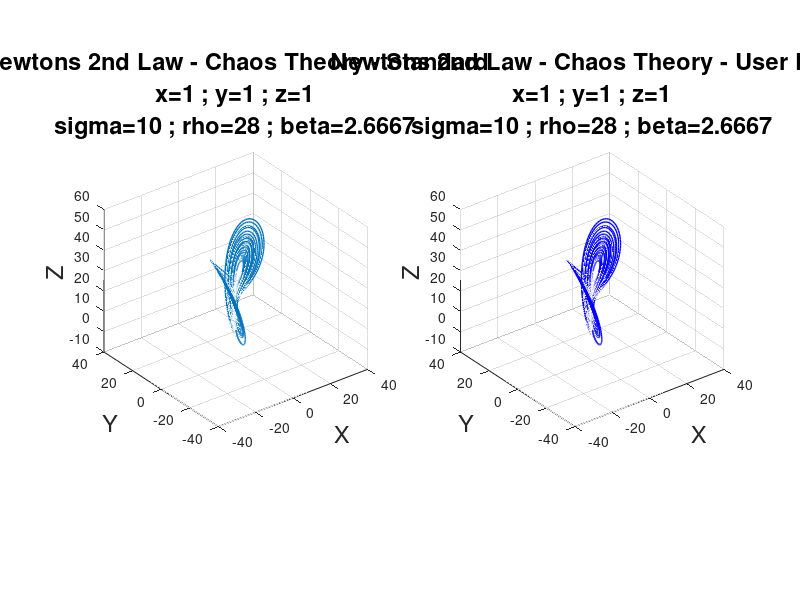

Here is the MATLAB script that generated this plot:
%Topic: Newtons 2nd Law, chaos theory

clear;                                                                          %resetting everything for good new start
%=====menu that lets user choose the mode of the programm=======================
CHOICE = menu ('Sigma, Rho, Beta', 'User Input', '20, 40, 16/3',...
               '5, 45, 8');                                                     %creating choices on menu
               
if CHOICE==1;                                                                   %showing input dialog only if user wants
%=====dialog box asking user for input==========================================
input = inputdlg ({"Enter the values for the simulation\nx", "\ny","\nz",...
                   "\nsigma","\nrho","\nbeta"},"Chaos Theory",[1,10;1,10;1,...
                   10;1,10;1,10;1,10],{"1","1","1","10","28","8/3"});           %getting user imput
endif;

%=====setting initial variables=================================================
dt=.005;                                                                        %interval of loop
limt=20000*dt;                                                                  %setting limit of loop

%=====creating figure===========================================================
figure('units','norm','position',[.1 .1 .8 .7],'color',[.9 .9 .9],...
       'name', "Newtons 2nd Law");                                              %Creating Window
a = axes('position',[.1 .1 .8 .8],'color',[1 1 1],'fontsize',[12]);             %Creating Axis

%=====declaring functions=======================================================
%===============================================================================

%=====declaring functions for velocity x========================================
function Vx=funX(x,y,z,sigma,rho,beta);
  Vx=sigma*(y-x);                             %speed x
endfunction;

%=====declaring function for velocity y=========================================
function Vy=funY(x,y,z,sigma,rho,beta);
  Vy=x*(rho-z)-y;                             %speed y
endfunction;

%=====declaring function for velocity z=========================================
function Vz=funZ(x,y,z,sigma,rho,beta);
  Vz=x*y-beta*z;                              %speed z
endfunction;

%===creating the left plot window===============================================
%===============================================================================
subplot(1,2,1);

%===setting variables===
k=1;                                                            
x=1;                                                            
y=1;                                                            
z=1;                                                            
sigma=10;                                                       
rho=28;                                                         
beta=8/3; 

%===setting up the coordinate system============================================                                                 
txt = ["Newtons 2nd Law - Chaos Theory - Standard\nx=" num2str(x) " ; y=" num2str(y) ...
       " ; z=" num2str(z) "\nsigma=" num2str(sigma) " ; rho=" num2str(rho) " ; beta=" ...
       num2str(beta) ];                                                         %preparing  title, stating variables
a : title (txt,'fontsize',[17]);                                                %titleing diagram
a : xlabel ("X",'fontsize',[17]);                                               %labeling y axis
a : ylabel ("Y",'fontsize',[17]);                                               %labeling x axis
a : zlabel ("Z",'fontsize',[17]);                                               %labeling z axis
axis('equal',[-40 40 -40 40 -10 60]);                                           %setting axis limits
view(3);                                                                        %settig viewing angle
grid on;                                                                        %turning on the grid
drawnow;                                                                        %drawing the system

%=====loop for time progression and graphing====================================
for t=0:dt:limt;                                                                %loop from 0 to limit with interval dt
  
  %=====X + Y + Z variable====================
  %---calculating k1---
  k1x=funX(x,y,z,sigma,rho,beta);
  k1y=funY(x,y,z,sigma,rho,beta);
  k1z=funZ(x,y,z,sigma,rho,beta);
    
  %---calculating k2---
  k2x=funX(x+k1x*dt/2,y+k1y*dt/2,z+k1z*dt/2,sigma,rho,beta);
  k2y=funY(x+k1x*dt/2,y+k1y*dt/2,z+k1z*dt/2,sigma,rho,beta);
  k2z=funZ(x+k1x*dt/2,y+k1y*dt/2,z+k1z*dt/2,sigma,rho,beta);
  
  %---calculating k3---
  k3x=funX(x+k2x*dt/2,y+k2y*dt/2,z+k2z*dt/2,sigma,rho,beta);
  k3y=funY(x+k2x*dt/2,y+k2y*dt/2,z+k2z*dt/2,sigma,rho,beta);
  k3z=funZ(x+k2x*dt/2,y+k2y*dt/2,z+k2z*dt/2,sigma,rho,beta);

  %---calculating k4---
  k4x=funX(x+k3x*dt,y+k3y*dt,z+k3z*dt,sigma,rho,beta);
  k4y=funY(x+k3x*dt,y+k3y*dt,z+k3z*dt,sigma,rho,beta);
  k4z=funZ(x+k3x*dt,y+k3y*dt,z+k3z*dt,sigma,rho,beta);
  
  %---calculating new x & y & z---
  x=x+(k1x+2*k2x+2*k3x+k4x)*dt/6;
  y=y+(k1y+2*k2y+2*k3y+k4y)*dt/6;
  z=z+(k1z+2*k2z+2*k3z+k4z)*dt/6;
  
  %==creating variable for line of y, x and z=
  X_path1(k)=x;
  Y_path1(k)=y;
  Z_path1(k)=z;
  k=k+1;
endfor;
h_path=line(X_path1,Y_path1,Z_path1,'linewidth',[1]);                           %drawing path
drawnow;                                                                        %really drawing path

%===creating the right plot window==============================================
%===============================================================================
subplot(1,2,2);
%===setting variables===
k=1;

if CHOICE==1;                                                                   %if user chose input, use it
  x=str2num(input{1});                                                          % x converted from user input
  y=str2num(input{2});                                                          % y converted from user input
  z=str2num(input{3});                                                          % z converted from user input
  sigma=str2num(input{4});                                                      %sigma converted from user input
  rho=str2num(input{5});                                                        %rho converted from user input
  beta=str2num(input{6});                                                       %beta converted from user input

elseif CHOICE==2;                                                               %if user chose 1 preset, use it
  x=1;
  y=1;
  z=1;
  sigma=20;
  rho=40;
  beta=16/3;

elseif CHOICE==3;                                                               %if user chose 2 preset, use it
  x=1;
  y=1;
  z=1;
  sigma=5;
  rho=45;
  beta=8,
endif;           

%===setting up the coordinate system============================================                                                   
txt = ["Newtons 2nd Law - Chaos Theory - User Input\nx=" num2str(x) " ; y=" num2str(y) ...
        " ; z=" num2str(z) "\nsigma=" num2str(sigma) " ; rho=" num2str(rho) " ; beta=" ...
        num2str(beta) ];                                                        %preparing  title, stating variables
a : title (txt,'fontsize',[17]);                                                %titleing diagram
a : xlabel ("X",'fontsize',[17]);                                               %labeling y axis
a : ylabel ("Y",'fontsize',[17]);                                               %labeling x axis
a : zlabel ("Z",'fontsize',[17]);                                               %labeling z axis
axis('equal',[-40 40 -40 40 -10 60]);                                           %setting axis limits
view(3);                                                                        %settig viewing angle
grid on;                                                                        %turning on the grid
drawnow;                                                                        %drawing the system

%=====loop for time progression and graphing====================================
for t=0:dt:limt;                                                                %loop from 0 to limit with interval dt
  
  %=====X + Y + Z variable====================
  %---calculating k1---
  k1x=funX(x,y,z,sigma,rho,beta);
  k1y=funY(x,y,z,sigma,rho,beta);
  k1z=funZ(x,y,z,sigma,rho,beta);
    
  %---calculating k2---
  k2x=funX(x+k1x*dt/2,y+k1y*dt/2,z+k1z*dt/2,sigma,rho,beta);
  k2y=funY(x+k1x*dt/2,y+k1y*dt/2,z+k1z*dt/2,sigma,rho,beta);
  k2z=funZ(x+k1x*dt/2,y+k1y*dt/2,z+k1z*dt/2,sigma,rho,beta);
  
  %---calculating k3---
  k3x=funX(x+k2x*dt/2,y+k2y*dt/2,z+k2z*dt/2,sigma,rho,beta);
  k3y=funY(x+k2x*dt/2,y+k2y*dt/2,z+k2z*dt/2,sigma,rho,beta);
  k3z=funZ(x+k2x*dt/2,y+k2y*dt/2,z+k2z*dt/2,sigma,rho,beta);

  %---calculating k4---
  k4x=funX(x+k3x*dt,y+k3y*dt,z+k3z*dt,sigma,rho,beta);
  k4y=funY(x+k3x*dt,y+k3y*dt,z+k3z*dt,sigma,rho,beta);
  k4z=funZ(x+k3x*dt,y+k3y*dt,z+k3z*dt,sigma,rho,beta);
  
  %---calculating new x & y & z---
  x=x+(k1x+2*k2x+2*k3x+k4x)*dt/6;
  y=y+(k1y+2*k2y+2*k3y+k4y)*dt/6;
  z=z+(k1z+2*k2z+2*k3z+k4z)*dt/6;
  
  %==creating variable for line of y, x and z=
  X_path2(k)=x;
  Y_path2(k)=y;
  Z_path2(k)=z;
  k=k+1;
endfor;
h_path=line(X_path2,Y_path2,Z_path2,'linewidth',[1], 'color', 'blue');          %drawing path
drawnow;                                                                        %really drawing path